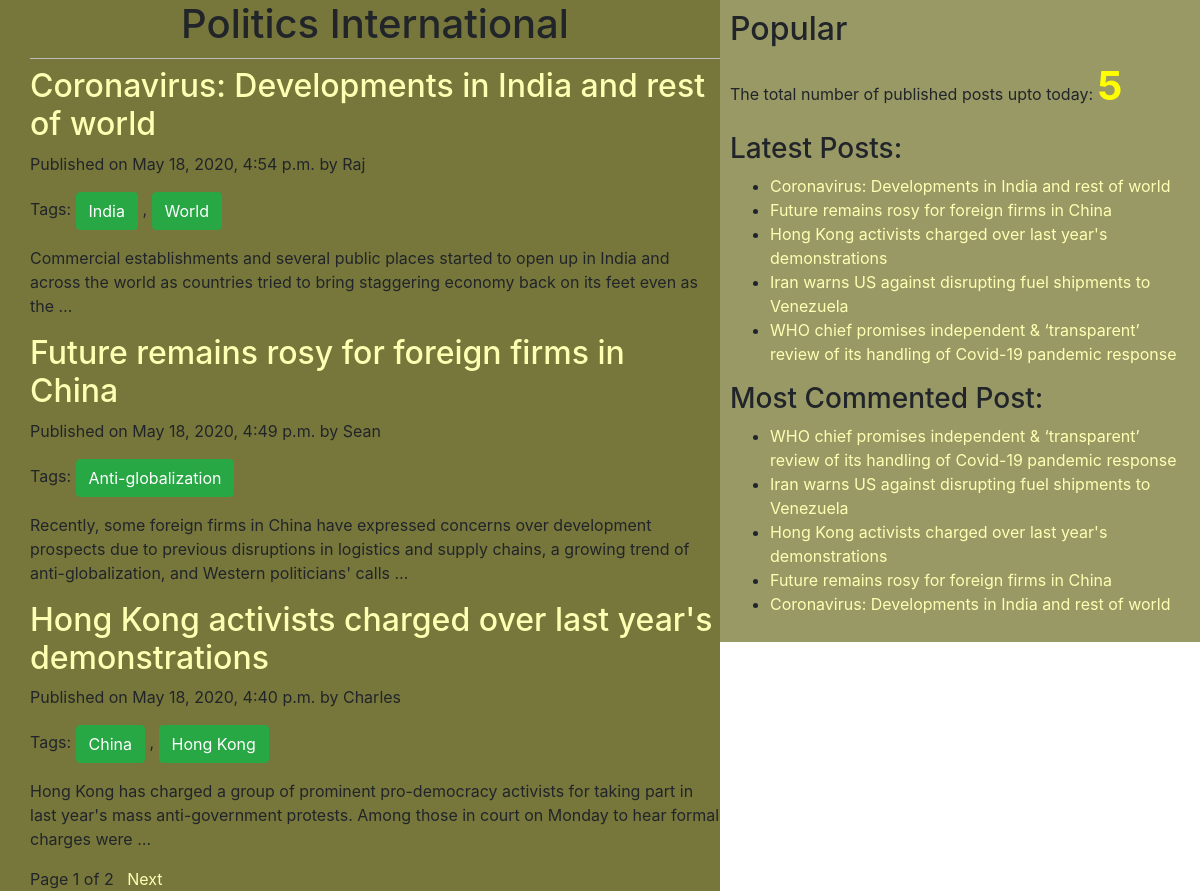
The page / on the database its author committed.
### blog/models.py (models this page shows, shortened)
class Post(models.Model):
    STATUS_CHOICES=(('draft','Draft'),('published','Published'))
    title=models.CharField(max_length=256)
    slug=models.SlugField(max_length=264,unique_for_date='publish')
    author=models.ForeignKey(User,related_name='blog_posts',on_delete=models.PROTECT)
    body=models.TextField()
    publish=models.DateTimeField(default=timezone.now)
    created=models.DateTimeField(auto_now_add=True)
    updated=models.DateTimeField(auto_now=True)
    status=models.CharField(max_length=10,choices=STATUS_CHOICES, default='draft')
    objects=CustomManager()
    tags=TaggableManager()
    class Meta:
        ordering=('-publish',)
    def get_absolute_url(self):
        return reverse ('post_detail',args=[self.publish.year,self.publish.strftime('%m'),self.publish.strftime('%d'),self.slug])

### blog/views.py (the view)
# urls.py: path('',views.post_list_view),
def post_list_view(request,tag_slug=None):
    post_list=Post.objects.all()
    tag=None
    if tag_slug:
        tag=get_object_or_404(Tag,slug=tag_slug)
        post_list=post_list.filter(tags__in=[tag])
    paginator=Paginator(post_list,3)
    page_number=request.GET.get('page')
    try:
        post_list=paginator.page(page_number)
    except PageNotAnInteger:
        post_list=paginator.page(1)
    except EmptyPage:
        post_list=paginator.page(paginator.num_pages)
    return render(request,'blog/post_list.html',{'post_list':post_list,'tag':tag})

### blog/models.py (called while the page is built)
    def get_queryset(self):
        return super().get_queryset().filter(status='published')

### blog/templatetags/blog_tags.py (called while the page is built)
@register.simple_tag
def total_posts():
    return Post.objects.count()

@register.inclusion_tag('blog/latest_post123.html')
def show_latest_posts(count=3):
    latest_posts=Post.objects.order_by('-publish')[:count]
    return {'latest_posts':latest_posts}

@register.simple_tag
def get_most_commented_posts(count=10):
    return Post.objects.annotate(total_comments=Count('comment')).order_by('-total_comments')[:count]

### templates/blog/post_list.html (shortened to what this page needs)
{%extends 'blog/base.html'%}
  {%block content%}
    <h1>Politics International</h1>
      {%for post in post_list%}
        <a href="{{post.get_absolute_url}}"><h2>{{post.title}}</h2></a>
        <p id='date'>Published on {{post.publish}} by {{post.author|title}}</p>
        <p>Tags:
            {%for tag in post.tags.all%}
              <a href="{%url 'post_list_by_tag_name' tag.slug%}" class="btn btn-success">{{tag.name}}</a>
              {%if not forloop.last%},{%endif%}
            {%endfor%}
        </p>
        {{post.body|truncatewords:30|linebreaks}}
      {%endfor%}
      {%include 'blog/pagination.html' with page=post_list%}
    {%endblock%}

### templates/blog/base.html (shortened to what this page needs)
<!DOCTYPE html>
{%load staticfiles%}
{%load blog_tags%}
<html lang="en" dir="ltr">
  <head>
    <link rel="stylesheet" href="https://stackpath.bootstrapcdn.com/bootstrap/4.4.1/css/bootstrap.min.css">
    <link rel="stylesheet" href="{%static 'css/blog1.css'%}">
  </head>
  <body>
    <div class="content">
      {%block content%}{%endblock%}
    </div>
      <div class="sidebar">
        <h2>Popular</h2>
        <p>The total number of published posts upto today: <span id='pcount'>{%total_posts%}</span> </p>
        <h3>Latest Posts: </h3> {%show_latest_posts 100%}
        <h3>Most Commented Post:</h3>
        {%get_most_commented_posts as most_commented_posts%}
        <ul>
          {%for post in most_commented_posts%}
          <li> <a href="{{post.get_absolute_url}}">{{post.title}}</a> </li>
          {%endfor%}
        </ul>
      </div>
  </body>
</html>

### templates/blog/pagination.html (shortened to what this page needs)
<div class="paginator">
  <span>Page {{page.number}} of {{page.paginator.num_pages}}</span>&nbsp&nbsp
  {%if page.has_next%}
    <a href="?page={{page.next_page_number}}">Next</a>
  {%endif%}
</div>

### templates/blog/latest_post123.html
<ul>
  {%for post in latest_posts%}
  <li><a href="{{post.get_absolute_url}}">{{post.title}}</a></li>
  {%endfor%}
</ul>

### static/css/blog1.css (style rules this page uses)
.content { width:60%; float:left; padding:0 0 0 30px; background:#77773c; height:100; }
.sidebar { width:40%; float:right; padding:10px; background:#999966; height:100%; }
h1 { text-align:center; border-bottom: 1px solid #bbb; padding-bottom: 10px; }
a { color:white; }
a { color:#ffffb3; }
#pcount { font-size: 40px; color: yellow; font-weight: bold; }

### rows shown on the page
Post: title "Coronavirus: Developments in India and rest of world", publish "May 18, 2020, 4:54 p.m.", author "Raj", body "Commercial establishments and several public places started to open up in India and across the world as countries tried to bring staggering economy back on its feet even as the …"
Tag: name "India"
Tag: name "World"
Post: title "Future remains rosy for foreign firms in China", publish "May 18, 2020, 4:49 p.m.", author "Sean", body "Recently, some foreign firms in China have expressed concerns over development prospects due to previous disruptions in logistics and supply chains, a growing trend of anti-globalization, and Western politicians' calls …"
Tag: name "Anti-globalization"
Post: title "Hong Kong activists charged over last year's demonstrations", publish "May 18, 2020, 4:40 p.m.", author "Charles", body "Hong Kong has charged a group of prominent pro-democracy activists for taking part in last year's mass anti-government protests. Among those in court on Monday to hear formal charges were …"
Tag: name "China"
Tag: name "Hong Kong"
Post: title "Iran warns US against disrupting fuel shipments to Venezuela"
Post: title "WHO chief promises independent & ‘transparent’ review of its handling of Covid-19 pandemic response"

### other values the page prints
{{ page.number }} "1"
{{ page.paginator.num_pages }} "2"
